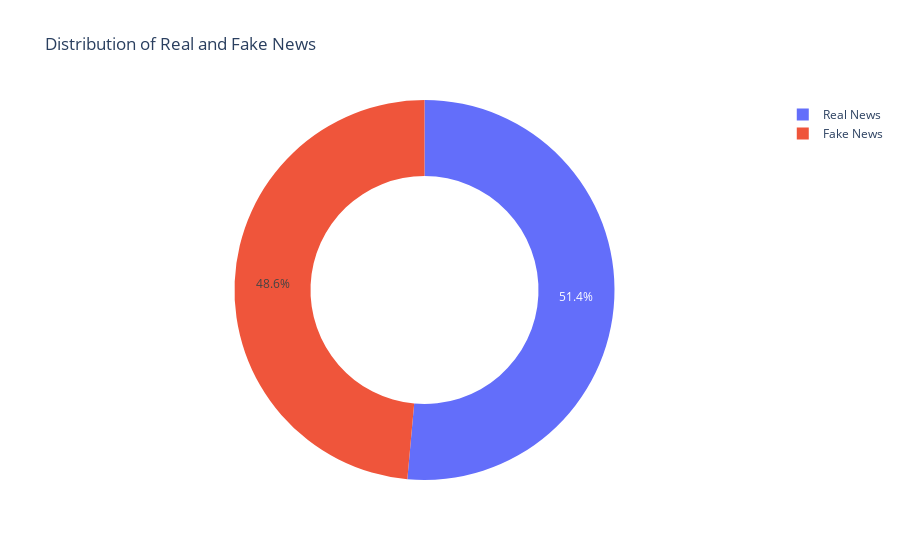

This figure's notebook cell:
### Code cell
label_status = data["label"].value_counts()
transactions = label_status.index
quentity = label_status.values
# quentity
figure = px.pie(data, 
                values=quentity,
                names=["Real News", "Fake News"], 
                hole=0.60,
                title="Distribution of Real and Fake News")
figure.show()

### Figure 1 — Plotly figure (JSON) as saved in the notebook; plotly's stock layout.template omitted (floating-point values rounded to 4 significant figures)
{"data": [{"domain": {"x": [0, 1], "y": [0, 1]}, "hole": 0.6, "hovertemplate": "label=%{label}<br>value=%{value}<extra></extra>", "labels": ["Real News", "Fake News"], "legendgroup": "", "name": "", "showlegend": true, "type": "pie", "values": [37106, 35028]}], "layout": {"legend": {"tracegroupgap": 0}, "title": {"text": "Distribution of Real and Fake News"}}}
